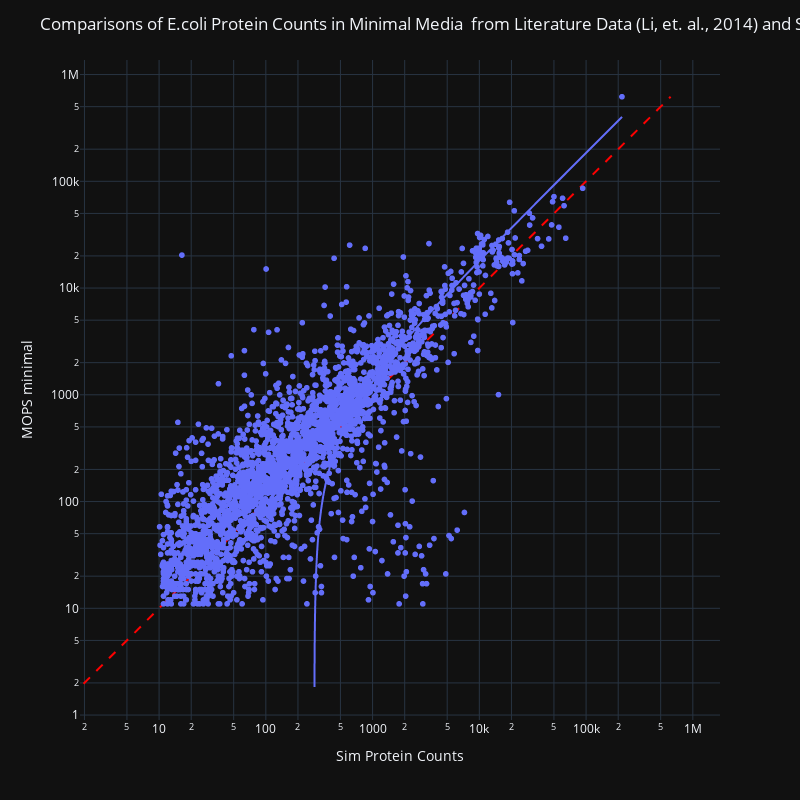

Here is the notebook cell this chart was saved with:
### Code cell
# plot the comparison graph with plotly:
df = comparison_df.to_pandas()
fig = px.scatter(df, x=df["Sim Protein Counts"],y=df["MOPS minimal"], hover_data=["Proteins"], trendline="ols" )
fig.add_trace(go.Scatter(x=[0, max_val], y=[0, max_val], mode="lines",
        line=go.scatter.Line(color="red", dash="dash"),
        showlegend=False));

fig.update_xaxes(type="log")
fig.update_yaxes(type="log")
fig.update_layout(title="Comparisons of E.coli Protein Counts in Minimal Media \nfrom Literature Data (Li, et. al., 2014) and Simulation Data")
# make the figure square and have equal axis numbers
fig.update_layout(width=800, height=800)
fig.update_yaxes(
    scaleanchor="x",
    scaleratio=1,
  )
fig.show()

### Figure 1 — Plotly figure (JSON) as saved in the notebook; plotly's stock layout.template omitted (floating-point values rounded to 4 significant figures; data arrays with more than 128 entries replaced by an {"elided": "..."} marker saying what was removed)
{"data": [{"customdata": {"elided": "2651x1 str values"}, "hovertemplate": "Sim Protein Counts=%{x}<br>MOPS minimal=%{y}<br>Proteins=%{customdata[0]}<extra></extra>", "legendgroup": "", "marker": {"color": "#636efa", "symbol": "circle"}, "mode": "markers", "name": "", "showlegend": false, "x": {"elided": "2651 float values"}, "xaxis": "x", "y": {"elided": "2651 int values"}, "yaxis": "y", "type": "scattergl"}, {"hovertemplate": "<b>OLS trendline</b><br>MOPS minimal = 1.85347 * Sim Protein Counts + -527.066<br>R<sup>2</sup>=0.771516<br><br>Sim Protein Counts=%{x}<br>MOPS minimal=%{y} <b>(trend)</b><extra></extra>", "legendgroup": "", "marker": {"color": "#636efa", "symbol": "circle"}, "mode": "lines", "name": "", "showlegend": false, "x": {"elided": "2651 float values"}, "xaxis": "x", "y": {"elided": "2651 float values"}, "yaxis": "y", "type": "scattergl"}, {"line": {"color": "red", "dash": "dash"}, "mode": "lines", "showlegend": false, "x": [0, 619492], "y": [0, 619492], "type": "scatter"}], "layout": {"xaxis": {"anchor": "y", "domain": [0.0, 1.0], "title": {"text": "Sim Protein Counts"}, "type": "log"}, "yaxis": {"anchor": "x", "domain": [0.0, 1.0], "title": {"text": "MOPS minimal"}, "type": "log", "scaleanchor": "x", "scaleratio": 1}, "legend": {"tracegroupgap": 0}, "margin": {"t": 60}, "title": {"text": "Comparisons of E.coli Protein Counts in Minimal Media \nfrom Literature Data (Li, et. al., 2014) and Simulation Data"}, "width": 800, "height": 800}}
